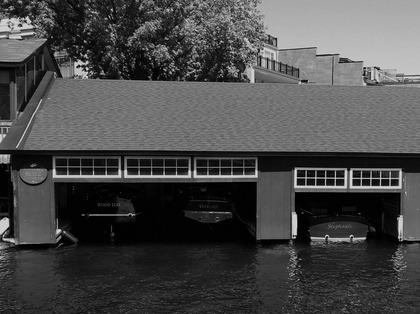
%> input picture HW02_VYAS_KHYATI/Might_or_Might_NOT.jpg, 420 x 314 px, shrunk from 1992 x 1488 before the run, given in place of TBK_Kite.JPG, which was not available
$ octave --eval "HW_05_q6b_VYAS_KHYATI_ColorQuant_NLEVELS_RGB;"   (GNU Octave 9; MATLAB toolbox functions it lacks are replaced by stand-ins)
%> lines starting %> are read from the running program, lines starting %| are printed output that depends on the picture; pictures that were not available may be replaced by others from this repository, and a replacement may not be noted
% @author: Khyati K.Vyas
function HW_05_q6b_VYAS_KHYATI_ColorQuant_NLEVELS_RGB()
addpath('../TEST_IMAGES');

a_list_of_files = {'TBK_Kite.JPG',    'TBK_BRICKS.JPG'...
    ,'kod_parrots.png', 'TBK_Science_Frog.jpg',   'TBK_CAMO_FAILURE.JPG'...
    ,'kod_kid.png',     'kod_ref_image_cheryl.jpg'};

%for loop runs from 1 to the number of images.
for idx = 1:length(a_list_of_files)

    %takes one image file at a time and stores it in a variable filename.
    filename =a_list_of_files{idx};
    %read the image.
    im_input = imread( filename );
%> im_input is the input picture: size 314x420 uint8; min 0, max 225, mean 73
    n=[  256, 128, 64,  24, 16, 10, 7, 6, 5, 4, 3 ];

    for N_LEVELS=n
        %for loop runs for the number of quantization levels. Converts the
        %image from rgb2ind allowing no dithering i.e. it tries to match
        %the rgb color in the image exactly to the colormap whereas if
        %dithering was allowed it would try and approximate a color for the
        %rgb image to match the colormap colors.
        [ im_idx,cmap ] = rgb2ind( im_input, N_LEVELS, 'nodither' );

        %displaying the image with the specific colormap and colrobar on
        %the side to show the reducing number of colors.
        imagesc(im_idx);
        colormap(cmap);
        colorbar;
        display=[filename,' N LEVELS =',num2str(N_LEVELS)];
        title(display);
        %pauses for a second after each iteration.
        pause(1);
    end
%> this loop made 11 passes
%> cmap on pass 11: [0.682 0.682 0.682; 0.416 0.416 0.416; 0.106 0.106 0.106]
%> pass 1, in HW_05_q6b_VYAS_KHYATI_ColorQuant_NLEVELS_RGB, `[ im_idx,cmap ] = rgb2ind( im_input, N_LEVELS, 'nodither' );`:
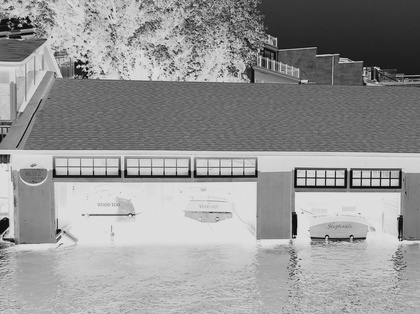
%> im_idx: size 314x420 uint8; min 0, max 223, mean 150
%> pass 1, in HW_05_q6b_VYAS_KHYATI_ColorQuant_NLEVELS_RGB, `title(display);`:
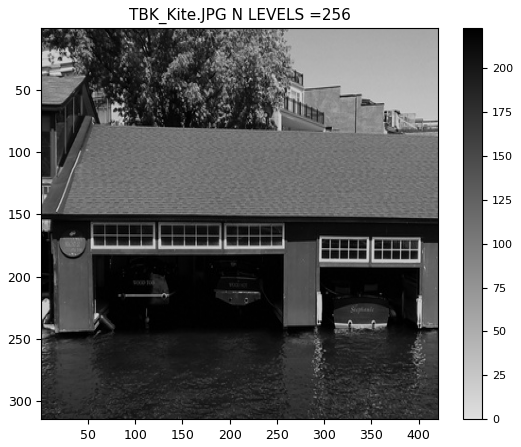
%> figure redrawn from the program's plot data
%> pass 2, in HW_05_q6b_VYAS_KHYATI_ColorQuant_NLEVELS_RGB, `[ im_idx,cmap ] = rgb2ind( im_input, N_LEVELS, 'nodither' );`:
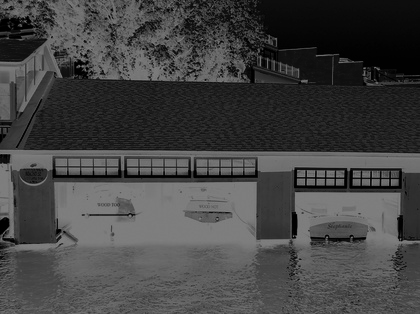
%> im_idx: size 314x420 uint8; min 0, max 127, mean 67.2
%> pass 3, in HW_05_q6b_VYAS_KHYATI_ColorQuant_NLEVELS_RGB, `[ im_idx,cmap ] = rgb2ind( im_input, N_LEVELS, 'nodither' );`:
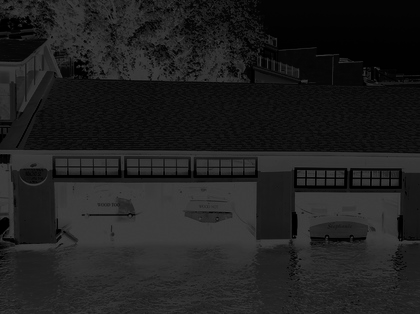
%> im_idx: size 314x420 uint8; min 0, max 63, mean 31.5
%> after the loop:
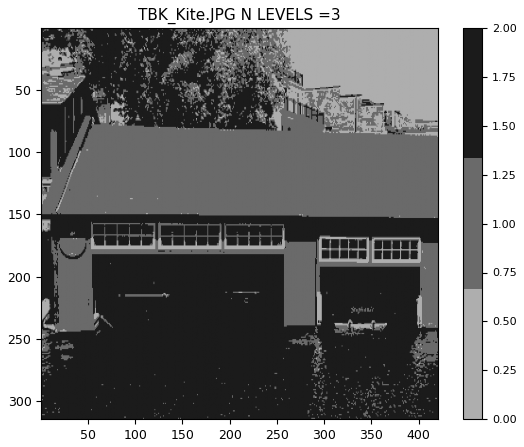
%> figure redrawn from the program's plot data

end
%> pass 2 of the loop in HW_05_q6b_VYAS_KHYATI_ColorQuant_NLEVELS_RGB, `for idx = 1:length(a_list_of_files)`:
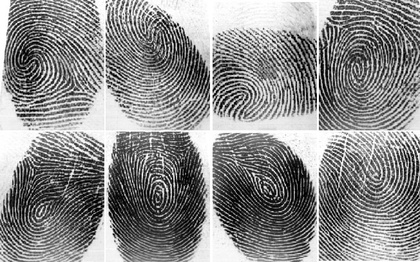
%> input picture HW02_VYAS_KHYATI/finger_prints.jpg, 420 x 262 px, shrunk from 652 x 406 before the run, given in place of TBK_BRICKS.JPG, which was not available
%> in HW_05_q6b_VYAS_KHYATI_ColorQuant_NLEVELS_RGB, im_input is the input picture: size 262x420x3 uint8; min 0, max 255, mean 138
%> the loop in HW_05_q6b_VYAS_KHYATI_ColorQuant_NLEVELS_RGB, `for N_LEVELS=n` made 11 passes
%> cmap on pass 11: [0.878 0.878 0.878; 0.533 0.533 0.533; 0.204 0.204 0.204]
%> pass 3, in HW_05_q6b_VYAS_KHYATI_ColorQuant_NLEVELS_RGB, `[ im_idx,cmap ] = rgb2ind( im_input, N_LEVELS, 'nodither' );`:
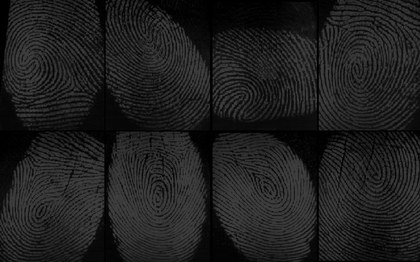
%> im_idx: size 262x420 uint8; min 0, max 63, mean 31.2
%> after the loop in HW_05_q6b_VYAS_KHYATI_ColorQuant_NLEVELS_RGB, `for N_LEVELS=n`:
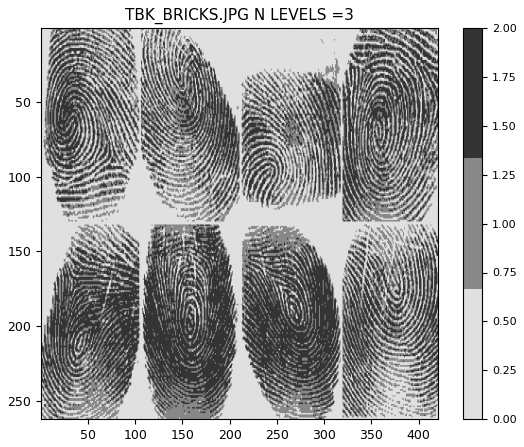
%> figure redrawn from the program's plot data


end
%> (the run ends here)
